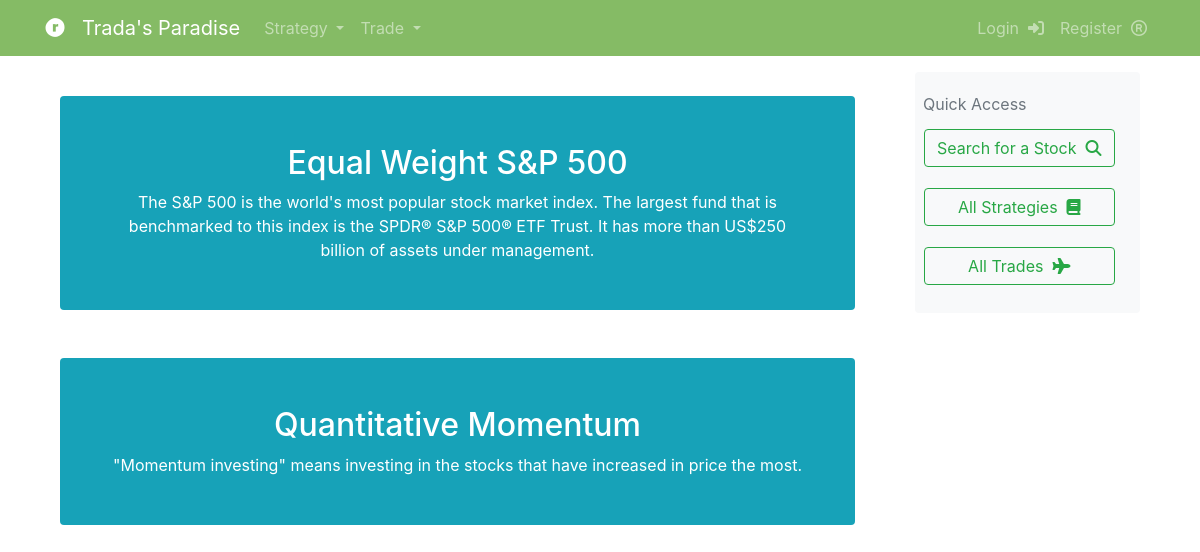
The page /strategy/ on the database its author committed.
### strategies/models.py (models this page shows, shortened)
class Strategy(models.Model):
    name = models.CharField(max_length=255, unique=True)
    description = models.CharField(max_length=255)
    script = models.FileField(upload_to="strategy_scripts/", validators=[FileExtensionValidator(allowed_extensions=['py'])])

### strategies/views.py (the view)
# urls.py: path('strategy/', StrategyListView.as_view(), name="strategy-list"),
class StrategyListView(ListView):
    model = Strategy
    template_name = 'strategies/strategy_list.html'
    def get_context_data(self, **kwargs):
        context = super(StrategyListView, self).get_context_data(**kwargs)
        context["strategies"] = get_all_strategies()
        return context

### strategies/helper.py (called while the page is built)
def get_all_strategies():
    result = []
    for strategy in Strategy.objects.order_by("name"):
        result.append(strategy)
    return result

### strategies/templates/strategies/strategy_list.html (shortened to what this page needs)
{% extends "strategies/base.html" %}
{% load crispy_forms_tags %}
{% block content %}
        <section class="pt-4">
            <div class="container px-lg-12">
                <div class="row gx-lg-5">
                    {% for strategy in strategies %}
                    <div class="col-lg-12 col-xxl-4 mb-5">
                        <div class="card bg-info border-0 h-100">
                            <div class="card-body text-center p-4 p-lg-5 pt-0 pt-lg-0">
                                <a class="fs-4 fw-bold" style="color: white;" href="{% url 'strategy-detail' strategy.id %}"><h2 style="color: white;">{{strategy.name}}</h2></a>
                                <p class="mb-0" style="color: white;">{{strategy.description}}</p>
                            </div>
                        </div>
                    </div>
                    {% endfor %}
                </div>
            </div>
        </section>
</body>
{% endblock content %}

### strategies/static/strategies/main.css (style rules this page uses)
h1, h2, h3, h4, h5, h6 { color: #444444; }

### rows shown on the page
Strategy: name "Equal Weight S&P 500", description "The S&P 500 is the world's most popular stock market index. The largest fund that is benchmarked to this index is the SPDR® S&P 500® ETF Trust. It has more than US$250 billion of assets under management."
Strategy: name "Quantitative Momentum", description "\"Momentum investing\" means investing in the stocks that have increased in price the most."
